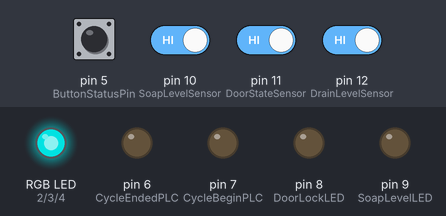
A sketch run on a simulated Arduino Uno, built with avr-gcc and run on an emulated ATmega328P. Shown: an RGB LED mixed from three pins (HIGH = lit), output pins drawn as LEDs (lit = HIGH). Dashed ring = blinking. The inputs (shaded band) are chosen by the test bench; at power-on: pin 5 (ButtonStatusPin), pin 10 (SoapLevelSensor), pin 11 (DoorStateSensor), pin 12 (DrainLevelSensor) HIGH. Dim RGB values are drawn brighter than linear; what the sketch prints to the serial monitor is not drawn.

Above: at 1.2 s.
1.3 s: pin 12 (DrainLevelSensor) driven LOW
At 2.5 s:
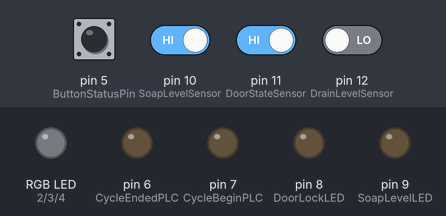
2.8 s: pin 5 (ButtonStatusPin) pulled LOW for 0.15 s
At 3.2 s:
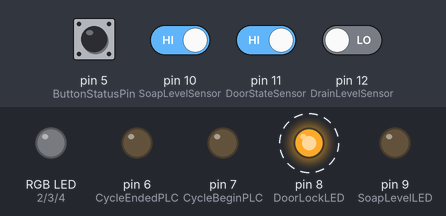
5.9 s: pin 11 (DoorStateSensor) driven LOW
At 7.1 s:
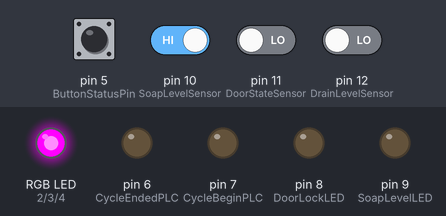
7.4 s: pin 10 (SoapLevelSensor) driven LOW
At 7.9 s:
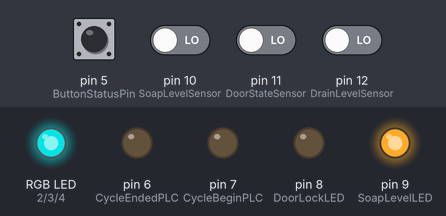
8.9 s: pin 10 (SoapLevelSensor) driven HIGH
At 9.6 s:
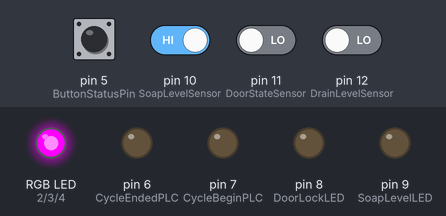
10.4 s: pin 5 (ButtonStatusPin) pulled LOW for 1 s
At 11.4 s:
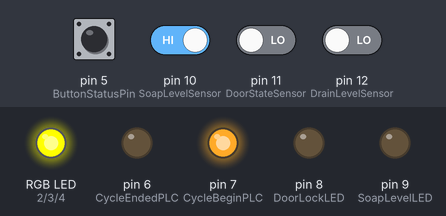
Timing chart, 0 to 38.1 s (numbered marks = the images above; inputs shaded):
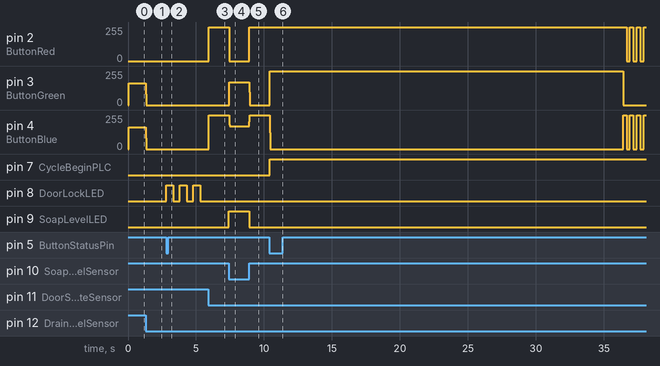

The sketch:

Final.ino
```cpp
//initializing input pins
int DrainLevelSensor = 12; //floating drain switch
int DrainLevel = 0;
int DoorStateSensor = 11; //door limit switch
int DoorState = 0;
int SoapLevelSensor = 10; //capacitive soap sensor
int SoapLevel = 0;
bool SoapEmpty = false;
int ButtonStatusPin = 5; //button input
int ButtonStatus = 1;
int ButtonPresses = 0; //counter for how many times the button has been pressed
long int prev_time = 0.0; //last button press
long int cycle_start_time;
long int time = millis(); // current time
//initializing output pins
int cycle_length = 26000; //cycle time, milliseconds
int SoapLevelLED = 9;
int DoorLockLED = 8;
int CycleBeginPLC = 7;
int CycleEndedPLC = 6;
int ButtonBlue = 4;
int ButtonGreen = 3;
int ButtonRed = 2;
//logic booleans
bool DrainClogged = false;
bool DoorClosed = false;
bool ButtonPressed = false;

void drainCheck(){
    DrainLevel = digitalRead(DrainLevelSensor); //0 when in line, 1 when tilted
    if (DrainLevel == 1) DrainClogged = true;
    else DrainClogged = false;
}

void soapCheck(){
    SoapLevel = digitalRead(SoapLevelSensor);
    if (SoapLevel == 0){ // check this value
        SoapEmpty = true;
        digitalWrite(ButtonRed, LOW);
        digitalWrite(SoapLevelLED, HIGH);
    }
    else {
        SoapEmpty = false;
        digitalWrite(SoapLevelLED, LOW);
    }
}
void doorClosedCheck(){
  DoorState = digitalRead(DoorStateSensor); //1 when not pressed, 0 when pressed
    if (DoorState == 0) DoorClosed = true;
    else DoorClosed = false;
}

void checkButton(){
    ButtonStatus = digitalRead(ButtonStatusPin); // 0 when pressed, 1 when open
    // Serial.println("ButtonStatus: " + String(ButtonStatus));
    Serial.println(time);
    if (ButtonStatus == 0 & time-prev_time > 1000){ // makes sure at least 1 second has passed since last button press
        prev_time = time;
        ButtonPresses ++;
    }
}

void buttonRed(){
  digitalWrite(ButtonBlue, HIGH); //turns off blue led
  digitalWrite(ButtonGreen, HIGH); //turns off green led
  digitalWrite(ButtonRed, LOW); //turns red led on
}
void buttonGreen(){
  digitalWrite(ButtonBlue, HIGH); //turns off blue led
  digitalWrite(ButtonGreen, LOW); //turns off green led
  digitalWrite(ButtonRed, HIGH); //turns red led on
}
void buttonBlue(){
  digitalWrite(ButtonBlue, LOW); //turns off blue lede
  digitalWrite(ButtonGreen, HIGH); //turns off green led
  digitalWrite(ButtonRed, HIGH); //turns red led on
}
void buttonWhite(){
  digitalWrite(ButtonBlue, LOW); //turns off blue led
  digitalWrite(ButtonGreen, LOW); //turns off green led
  digitalWrite(ButtonRed, LOW); //turns red led on
}
void doorLockBlink(){
    digitalWrite(DoorLockLED, HIGH);
    delay(500);
    digitalWrite(DoorLockLED, LOW);
    delay(500);
    digitalWrite(DoorLockLED, HIGH);
    delay(500);
    digitalWrite(DoorLockLED, LOW);
    delay(500);
    digitalWrite(DoorLockLED, HIGH);
    delay(500);
    digitalWrite(DoorLockLED, LOW);
    delay(500);
}
void blinkGreen(){
    for (int i = 0; i<10; i++){
        buttonGreen();
        delay(250);
        buttonWhite();
        delay(250);
}
    }
void setup() {
    // put your setup code here, to run once:
    time = millis();
    Serial.begin(9600);
    pinMode(DrainLevelSensor, INPUT_PULLUP);
    pinMode(DoorStateSensor, INPUT_PULLUP);
    pinMode(SoapLevelSensor, INPUT_PULLUP);
    pinMode(ButtonStatusPin, INPUT_PULLUP);
    pinMode(SoapLevelLED, OUTPUT);
    pinMode(DoorLockLED, OUTPUT);
    pinMode(CycleBeginPLC, OUTPUT);
    pinMode(ButtonBlue, OUTPUT);
    pinMode(ButtonGreen, OUTPUT);
    pinMode(ButtonRed, OUTPUT);
    pinMode(CycleBeginPLC, OUTPUT);
    pinMode(CycleEndedPLC, OUTPUT);
    digitalWrite(CycleBeginPLC, LOW);
    digitalWrite(CycleEndedPLC, LOW);
    //turn all button LEDs on -- white button light when powered on
    buttonWhite();
}
void loop() {
    time = millis();
    //check sensors
    drainCheck();
    soapCheck();
    doorClosedCheck();
    // DoorClosed = true; // set to true for testing
    if (ButtonPresses == 0){
        buttonWhite();
        digitalWrite(CycleBeginPLC, LOW);
        digitalWrite(CycleEndedPLC, LOW);
    }
  //turn power LED red if drain is clogged or soap is empty
    if (DrainClogged || SoapEmpty) buttonRed();
    else {
        if (DoorClosed){
            buttonGreen();
            checkButton();
        cycle_start_time = time;
        while (ButtonPresses == 1){
            time = millis();
            Serial.println(ButtonPresses);
            digitalWrite(CycleBeginPLC, HIGH);
            buttonBlue();
            if (time-cycle_start_time > cycle_length){
                ButtonPresses = 0; //cycle done!
                blinkGreen();
                Serial.println("cycle over");
            }
            checkButton();}
        if (ButtonPresses ==2){ //pause cycle
            Serial.println("pausing");
            digitalWrite(CycleBeginPLC, LOW);
            digitalWrite(CycleEndedPLC, HIGH);
            buttonRed();
            ButtonPresses = 0;
            delay(5000);
            }
    }
        else{
            checkButton();
            if (ButtonPresses == 1){
                doorLockBlink();
                Serial.println("resetting");
                ButtonPresses = 0;
            }
        }
    }
}
```

Measured:
- after the input at 1.3 s, pin 3 (ButtonGreen), pin 4 (ButtonBlue): 165/255 → 0/255 at once
- after the input at 2.8 s, pin 8 (DoorLockLED): alternates HIGH for 0.50 s and LOW for 0.50 s, starting at once
- after the input at 5.9 s, pin 2 (ButtonRed), pin 4 (ButtonBlue): 0/255 → 254/255 after 0.06 s
- after the input at 7.4 s, pin 2 (ButtonRed): 254/255 → 0/255 at once; pin 3 (ButtonGreen): 0/255 → 170/255 at once; pin 4 (ButtonBlue): 254/255 → 170/255 at once; pin 9 (SoapLevelLED): LOW → HIGH at once
- after the input at 8.9 s, pin 2 (ButtonRed): 0/255 → 252/255 at once; pin 3 (ButtonGreen): 170/255 → 0/255 at once; pin 4 (ButtonBlue): 170/255 → 254/255 at once; pin 9 (SoapLevelLED): HIGH → LOW at once
- after the input at 10.4 s, pin 2 (ButtonRed): 252/255 → 255/255 at once, then repeats every 0.50 s: 0/255 0.25 s, 255/255 0.25 s; pin 3 (ButtonGreen): 0/255 → 255/255 at once, → 0/255 26.0 s later; pin 7 (CycleBeginPLC): LOW → HIGH at once
